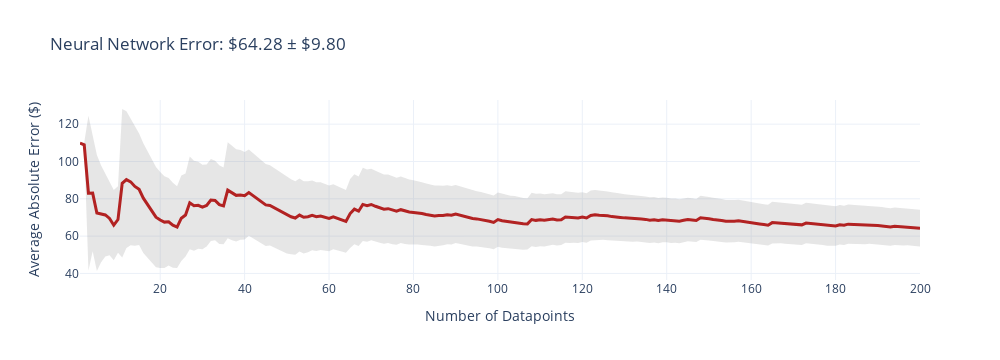
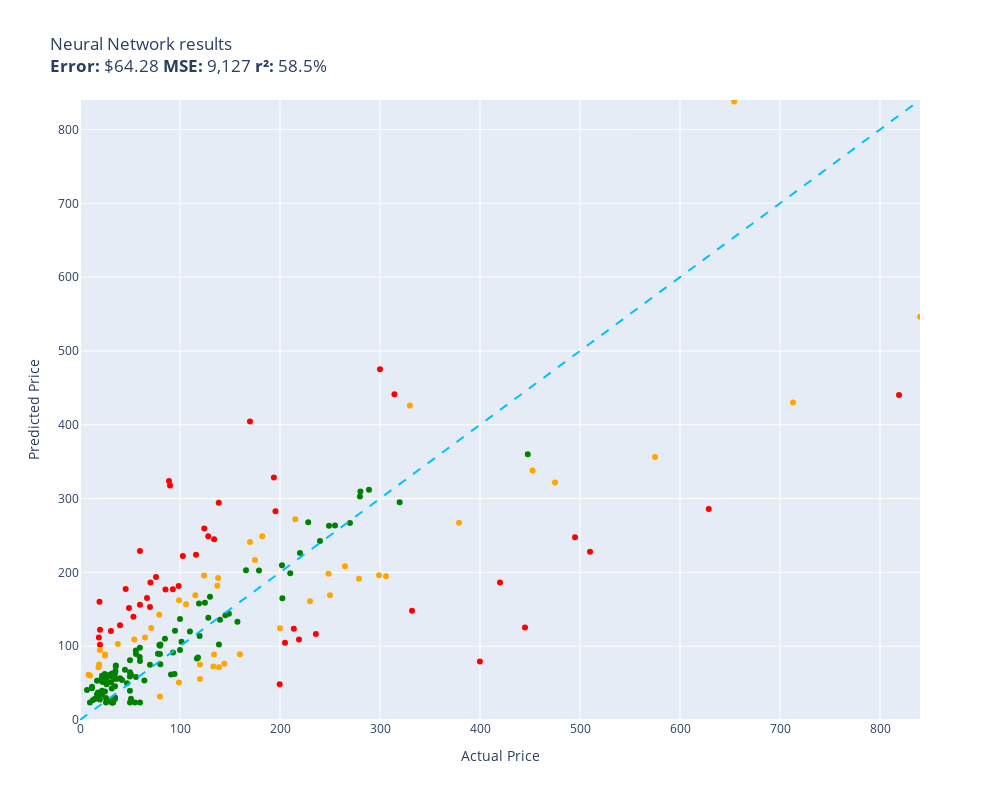

Notebook code cell kept with these figures, in order:
### Code cell
evaluate(neural_network, test)

### Figure 1 — Plotly figure (JSON) as saved in the notebook; plotly's stock layout.template omitted (floating-point values rounded to 4 significant figures; data arrays with more than 128 entries replaced by an {"elided": "..."} marker saying what was removed)
{"data": [{"fill": "toself", "fillcolor": "rgba(128,128,128,0.2)", "hoverinfo": "skip", "line": {"color": "rgba(255,255,255,0)"}, "name": "95% CI", "showlegend": false, "type": "scatter", "x": {"elided": "400 int values"}, "y": {"elided": "400 float values"}}, {"customdata": {"elided": "200x1 float values"}, "hovertemplate": "n=%{x}<br>Avg Error=$%{y:,.2f}<br>±95% CI=$%{customdata[0]:,.2f}<extra></extra>", "line": {"color": "firebrick", "width": 3}, "mode": "lines", "name": "Cumulative Avg Error", "type": "scatter", "x": {"elided": "200 int values"}, "y": {"elided": "200 float values"}}], "layout": {"height": 360, "showlegend": false, "title": {"text": "Neural Network Error: $64.28 ± $9.80"}, "width": 1000, "xaxis": {"title": {"text": "Number of Datapoints"}}, "yaxis": {"title": {"text": "Average Absolute Error ($)"}}}}

### Figure 2 — Plotly figure (JSON) as saved in the notebook; plotly's stock layout.template omitted (floating-point values rounded to 4 significant figures)
{"data": [{"customdata": [["Old Blood Noise Excess V2 Distortion Cho...\nGuess=$109.13 Actual=$219.00"], ["telpo Headlight Assembly Fit For 15 Camr...\nGuess=$224.03 Actual=$115.99"], ["EXMAX NG-10X Fresnel Lens Focusing Adapt...\nGuess=$153.08 Actual=$69.98"], ["Bam Trekking 3027SB Single Black Clarine...\nGuess=$148.17 Actual=$332.00"], ["Mini PC, Kinupute Desktop Computer E3-12...\nGuess=$247.70 Actual=$495.00"], ["Aolemi Oil Rubbed Bronze Single Function...\nGuess=$181.71 Actual=$98.65"], ["10GBase-LR SFP+ Transceiver, Handar 10GB...\nGuess=$122.31 Actual=$19.99"], ["Deco Mount Pro Tripod Microphone Stand w...\nGuess=$228.96 Actual=$59.95"], ["Canon EOS Rebel T7 Digital SLR Camera wi...\nGuess=$440.27 Actual=$819.00"], ["Travelpro Platinum Elite Slim Business L...\nGuess=$123.68 Actual=$213.83"], ["JRready ST6313 DT Deutsch Connector Kit,...\nGuess=$48.28 Actual=$199.68"], ["Projector, CRAZVIEW Projector with WiFi ...\nGuess=$139.89 Actual=$53.40"], ["Diversitech WG840585 Motor, (Ddb) 1/3Hp,...\nGuess=$245.01 Actual=$134.12"], ["MC: Pindicator (Dual Intensity Amber)\nGuess=$128.32 Actual=$40.00"], ["Sumerain S1339CM Double Handle Widesprea...\nGuess=$116.43 Actual=$235.86"], ["Poison Spyder 10-08-020 Rocker Knocker\nGuess=$285.84 Actual=$628.76"], ["DIMARZIO 204284 DP 163FBK Blues Bucker G...\nGuess=$317.67 Actual=$89.99"], ["Lighted Triangle Mirror Cabinet Bathroom...\nGuess=$125.38 Actual=$445.00"], ["BESTILL Wall Mounted Shower Faucet Set, ...\nGuess=$193.75 Actual=$76.00"], ["Engine Thermostat, Replace 19301-PAA-306...\nGuess=$111.61 Actual=$18.89"], ["Dell Optiplex 390 Desktop Computer i3 3....\nGuess=$259.34 Actual=$124.27"], ["LEGO Marvel Avengers War Machine Buster ...\nGuess=$156.24 Actual=$59.95"], ["KOHLER K-1185540-CP Assembly-Slider\nGuess=$177.46 Actual=$45.67"], ["Canon Sure Shot 90u 35mm Date Camera\nGuess=$79.37 Actual=$399.89"], ["AC Compressor & A/C Kit For BMW 335i 335...\nGuess=$441.23 Actual=$314.41"], ["Wilkinson LOW GAUSS Vintage Tone Strat S...\nGuess=$120.48 Actual=$30.93"], ["MXR Carbon Copy Deluxe Analog Delay Guit...\nGuess=$282.79 Actual=$195.50"], ["Ibanez M510OVS Acoustic Mandolin in Vint...\nGuess=$404.47 Actual=$169.99"], ["Chalkboard Name Badges with Magnetic Bac...\nGuess=$102.03 Actual=$19.95"], ["GENUINE VOLVO THERMOSTAT (3.0, 3.2) S60 ...\nGuess=$222.24 Actual=$102.85"], ["CradlePoint Compact Broadband Router (CB...\nGuess=$323.66 Actual=$89.00"], ["Pyle Wireless Rear View Backup Camera - ...\nGuess=$186.14 Actual=$70.45"], ["ECCPP Power Steering Pump for 2009-2010 ...\nGuess=$176.65 Actual=$85.48"], ["SP Air Corporation SP-8102BU 1/4-Inch He...\nGuess=$104.80 Actual=$204.99"], ["ROHL WSGUM3018WH Wire Sink Grids, White\nGuess=$248.90 Actual=$128.28"], ["Lorell Bell Chair Glide, 2.5\", Black\nGuess=$160.06 Actual=$19.50"], ["4 Inches Rolled Muffler Tip Catback Exha...\nGuess=$328.58 Actual=$193.88"], ["Competition Clutch Disc and Pressure Pla...\nGuess=$227.95 Actual=$510.00"], ["A-Premium Front Suspension Steering Knuc...\nGuess=$151.61 Actual=$48.99"], ["Pacific Drums PDCM1618TTRB 16 x 18 Inche...\nGuess=$186.14 Actual=$419.99"], ["Blanco 230966 Valea Stainless Steel Sink...\nGuess=$177.27 Actual=$92.88"], ["HP Laserjet 2100 Laser Printer W/Test Pr...\nGuess=$475.25 Actual=$299.98"], ["KZ ZS10 Pro in Ear Monitor Headphone KZ ...\nGuess=$165.12 Actual=$66.99"], ["Garmin 010-12402-10 GT15M-TM Transom-Mou...\nGuess=$294.43 Actual=$138.74"]], "hovertemplate": "%{customdata[0]}<extra></extra>", "legendgroup": "red", "marker": {"color": "red", "size": 6, "symbol": "circle"}, "mode": "markers", "name": "red", "orientation": "v", "showlegend": true, "type": "scatter", "x": [219.0, 116.0, 69.98, 332.0, 495.0, 98.65, 19.99, 59.95, 819.0, 213.8, 199.7, 53.4, 134.1, 40.0, 235.9, 628.8, 89.99, 445.0, 76.0, 18.89, 124.3, 59.95, 45.67, 399.9, 314.4, 30.93, 195.5, 170.0, 19.95, 102.8, 89.0, 70.45, 85.48, 205.0, 128.3, 19.5, 193.9, 510.0, 48.99, 420.0, 92.88, 300.0, 66.99, 138.7], "xaxis": "x", "y": [109.1, 224.0, 153.1, 148.2, 247.7, 181.7, 122.3, 229.0, 440.3, 123.7, 48.28, 139.9, 245.0, 128.3, 116.4, 285.8, 317.7, 125.4, 193.8, 111.6, 259.3, 156.2, 177.5, 79.37, 441.2, 120.5, 282.8, 404.5, 102.0, 222.2, 323.7, 186.1, 176.7, 104.8, 248.9, 160.1, 328.6, 227.9, 151.6, 186.1, 177.3, 475.3, 165.1, 294.4], "yaxis": "y"}, {"customdata": [["NewPower99 Battery Kit for Samsung Galax...\nGuess=$23.80 Actual=$54.95"], ["Stand for Raven Pro Document Scanner - P...\nGuess=$59.73 Actual=$29.85"], ["8544771 Dryer Heating Element, 279816 Th...\nGuess=$72.46 Actual=$35.74"], ["LOVE MEI Galaxy S10 Lite Case, Military ...\nGuess=$23.65 Actual=$32.98"], ["GJY Portable TV,10.6 inch Mini TV for AT...\nGuess=$101.52 Actual=$79.36"], ["LD Products Compatible Toner Cartridge R...\nGuess=$64.60 Actual=$49.98"], ["APS iBoard 6-inch Aluminum (Black Powder...\nGuess=$198.88 Actual=$210.23"], ["PEMP E65 E66 CDC Simulate Optical Fiber ...\nGuess=$157.70 Actual=$119.00"], ["HK SYSTEMS 13\" Heavy Duty Black \"Push\" O...\nGuess=$109.95 Actual=$84.95"], ["June Garden 12\" Sweet Dolly Charlotte - ...\nGuess=$53.96 Actual=$19.99"], ["KOMPUTERBAY 4GB 2X 2GB DDR2 1066MHz PC2-...\nGuess=$75.64 Actual=$80.34"], ["Evergreen HSHB2005 Cylinder Head Gasket ...\nGuess=$85.24 Actual=$59.69"], ["Task T24287 Roman Ogee Router Bit with 1...\nGuess=$94.30 Actual=$55.88"], ["15\" Locking Shower Head Extension Arm in...\nGuess=$89.38 Actual=$79.95"], ["Mylites+ Standard Comic Book Mylar Sleev...\nGuess=$45.67 Actual=$34.99"], ["Tidal Front + Rear Fender Flares 4PC Poc...\nGuess=$263.66 Actual=$254.99"], ["Dakota Alert MURS Alert Probe Sensor - M...\nGuess=$226.31 Actual=$219.99"], ["152MM Hole Saws M42 Bi-Metal High Speed ...\nGuess=$37.11 Actual=$17.99"], ["Baseball Backpacks Large 18 Inch Bookbag...\nGuess=$42.52 Actual=$31.77"], ["Wenger City Upgrade Laptop Backpack with...\nGuess=$141.87 Actual=$145.42"], ["AUTOFREE LED Tail Lights Assembly Compat...\nGuess=$209.82 Actual=$201.99"], ["Adams Check Payment and Deposit Register...\nGuess=$66.22 Actual=$35.49"], ["3D Tree Hole Branches 075 Stair Risers D...\nGuess=$166.90 Actual=$129.99"], ["Fjallraven, Kanken Laptop 15\" Backpack f...\nGuess=$113.83 Actual=$119.65"], ["Retevis RT68 Soft Earhook Walkie Talkie ...\nGuess=$40.80 Actual=$6.99"], ["Evan-Fischer Front Bumper Cover Compatib...\nGuess=$164.93 Actual=$202.38"], ["Laisomeke Waterproof Junction Box, Unive...\nGuess=$43.05 Actual=$11.99"], ["Webcem Solar Shed Light Outdoor Indoor, ...\nGuess=$89.69 Actual=$77.96"], ["Festool 492370 Platin 2 S1000 Grit 6-Inc...\nGuess=$61.60 Actual=$91.00"], ["Western Digital Enterprise RE4-GP 2TB SA...\nGuess=$119.96 Actual=$109.95"], ["VLAND LED Smoked Taillights Compatible F...\nGuess=$242.62 Actual=$239.99"], ["PM Auto Front Right Quick Complete Strut...\nGuess=$158.85 Actual=$124.94"], ["Tablet PC Cover Compatible with Lenovo T...\nGuess=$23.65 Actual=$31.61"], ["Miyaya@ Funny Animal Masks Collection fo...\nGuess=$34.99 Actual=$16.99"], ["Trail Gear Twin Stick Kit for Top Shift ...\nGuess=$302.88 Actual=$279.92"], ["Ultra Duster Canned Air Net 10 Oz 6-Pack\nGuess=$58.78 Actual=$49.90"], ["Beck/Arnley 0421945 Air Filter\nGuess=$73.83 Actual=$35.87"], ["IQShield Screen Protector Compatible wit...\nGuess=$23.65 Actual=$9.95"], ["Liberty Imports 12 Pack: US Military Toy...\nGuess=$53.10 Actual=$16.98"], ["Satco S9596, 4 Count (Pack of 1), 4.18\nGuess=$45.15 Actual=$12.00"], ["Ceramic Talavera Mexican Tile 4x4\", 9 Pi...\nGuess=$61.30 Actual=$29.95"], ["Intrepid International Dressage Letters-...\nGuess=$52.15 Actual=$26.99"], ["KUNN Small Electrician Tool Pouch Utilit...\nGuess=$39.77 Actual=$21.99"], ["Trim Kit for 2-handle Shower & Tub Valve...\nGuess=$120.83 Actual=$94.99"], ["iPhone 12/12 Pro Nicaragua Guardabarranc...\nGuess=$27.90 Actual=$19.97"], ["Replacement Remote Control for PANASONIC...\nGuess=$28.41 Actual=$34.95"], ["Pioneer 2AM401-BN Two Handle Kitchen Fau...\nGuess=$267.95 Actual=$228.22"], ["LSSAGOON Backpack for Women Teen Kids Gi...\nGuess=$55.48 Actual=$33.99"], ["Grey Pneumatic 1311SD Impact Socket Set\nGuess=$132.96 Actual=$157.43"], ["Aeromotive 13304 Regulator, X1 Adjustabl...\nGuess=$267.06 Actual=$269.95"], ["4LT LUMINETTE Vanity Opal GLS BSN\nGuess=$94.80 Actual=$99.99"], ["4pc Wheel Spacers Adapters 4\" (2inch Per...\nGuess=$83.45 Actual=$116.95"], ["GE RPWF SmartWater Comparable Refrigerat...\nGuess=$55.81 Actual=$36.99"], ["MGP Caliper Covers 39011SACURD Red Powde...\nGuess=$263.03 Actual=$249.00"], ["LSI Broadcom SAS 9300-8i 8-port 12Gb/s S...\nGuess=$84.71 Actual=$118.00"], ["NewFantasia Replacement Audio Cable with...\nGuess=$51.07 Actual=$31.00"], ["MONOCARBON Forged Carbon Fiber Case for ...\nGuess=$23.65 Actual=$59.99"], ["DuraGo 29515020 Front Hub Assembly\nGuess=$138.38 Actual=$128.34"], ["Berta (6 Pieces) 1-1/4 inch Overlay, 90 ...\nGuess=$62.30 Actual=$24.66"], ["Linkloos Solar Street Lights Outdoor Wat...\nGuess=$89.46 Actual=$55.99"], ["USB Charger, CIVIE High Speed 60W Multip...\nGuess=$29.03 Actual=$15.99"], ["Cardone 84-58642 New HEI Electronic Dist...\nGuess=$203.04 Actual=$165.99"], ["Hp Pavilion P7-1257c Motherboard Aahd3-h...\nGuess=$98.04 Actual=$59.86"], ["Kastar Battery Pack Replacement for Sony...\nGuess=$33.36 Actual=$19.99"], ["18 Inch White Undermount Kitchen Sink - ...\nGuess=$202.62 Actual=$179.00"], ["New Replacement seat cover fits Yamaha M...\nGuess=$102.28 Actual=$138.95"], ["AZX Stylus Pencil for Apple iPad Pro 202...\nGuess=$26.45 Actual=$29.99"], ["Raspberry Pi 3 Model B+ Aluminum Case Me...\nGuess=$28.95 Actual=$14.99"], ["Skullcandy Hesh Evo Bluetooth Headphones...\nGuess=$74.85 Actual=$69.99"], ["LCD Screen for Dell Inspiron 17R 17.3\" H...\nGuess=$53.39 Actual=$64.37"], ["Diversitech UC2436-3 Ultralite Condenser...\nGuess=$102.20 Actual=$80.39"], ["CTLAMP XL-2100 Professional Quality XL-2...\nGuess=$62.93 Actual=$32.00"], ["200 ' feet True 14 Gauge AWG CCA Speaker...\nGuess=$68.13 Actual=$44.95"], ["200 Couples Conversation Cards - Enjoy B...\nGuess=$23.65 Actual=$32.97"], ["The Puppet Company - Carpet-Unicorn, Whi...\nGuess=$31.60 Actual=$19.00"], ["KYX Racing Hardened Steel Center Drive S...\nGuess=$49.92 Actual=$46.99"], ["StonKraft Brass Chess Board Game Set wit...\nGuess=$135.77 Actual=$140.00"], ["OEM Samsung Remote Control Shipped with ...\nGuess=$58.16 Actual=$56.00"], ["Venom Power Terra Hunter R/T+ R/T All-Te...\nGuess=$295.03 Actual=$319.65"], ["Custom Engagement Logo Desk Embosser Sea...\nGuess=$39.65 Actual=$49.95"], ["Audio Techinca ATW-T1002 System 10 Handh...\nGuess=$312.01 Actual=$289.00"], ["520 Pieces Christmas Envelope Seal Stick...\nGuess=$23.65 Actual=$25.99"], ["LD Compatible Ink Cartridge Replacement ...\nGuess=$54.14 Actual=$41.99"], ["BestPricedDecals Wine A BIT, You'll Feel...\nGuess=$27.24 Actual=$12.98"], ["VATOS 4 Packs Bubble Machine Gun for Kid...\nGuess=$58.85 Actual=$22.88"], ["Steering Wheel, Carbon Fiber Automotive ...\nGuess=$359.93 Actual=$447.74"], ["BXYJY for Samsung Galaxy Z Fold 3 Case w...\nGuess=$23.65 Actual=$49.99"], ["VONADO Space Wars Colonial Viper MK1 Bui...\nGuess=$56.70 Actual=$39.99"], ["Disney Princess Sparkling Princess Sleep...\nGuess=$57.47 Actual=$24.95"], ["sabermaster TCG Playmat yugioh playmat T...\nGuess=$34.42 Actual=$21.99"], ["Star Wars Die-Cast Metal TITANIUM Series...\nGuess=$51.41 Actual=$22.70"], ["DuraGo BR5330 Front Vented Disc Brake Ro...\nGuess=$105.92 Actual=$101.51"], ["Vinyl Soft Top Roll-up Adjustable Truck ...\nGuess=$143.92 Actual=$148.88"], ["Glovion Music Stand Light, Clip On Piano...\nGuess=$60.18 Actual=$27.99"], ["Samsung DA97-07603B Freezer Ice Maker As...\nGuess=$91.54 Actual=$93.02"], ["Intex River Run Connect Lounge (Four)\nGuess=$62.33 Actual=$94.49"], ["Think Gizmos Build Your Own Robot Toys f...\nGuess=$38.63 Actual=$24.95"], ["Viola Bow 4/4 Full Size Carbon Fiber (Bl...\nGuess=$80.94 Actual=$49.99"], ["VTech Strum and Jam Kidi Musical Guitar ...\nGuess=$60.11 Actual=$21.99"], ["Fender Hendrix Voodoo Child Coiled Instr...\nGuess=$80.06 Actual=$59.99"], ["W11130208 W10695459 Refrigerator LED Mod...\nGuess=$48.31 Actual=$26.59"], ["Jada Toys Ryan's World Combo Panda Airli...\nGuess=$62.86 Actual=$34.94"], ["Pyle 2x120 Watt Home Audio Speaker Power...\nGuess=$61.78 Actual=$50.92"], ["STICKGOO Peel and Stick Backsplash for K...\nGuess=$30.47 Actual=$34.99"], ["Fitness Center Gym Room Weight Train Dua...\nGuess=$136.69 Actual=$99.99"], ["MonMount Triple Monitor Stand Freestandi...\nGuess=$100.76 Actual=$79.99"], ["For Volvo C70 S70 V70 V40 S40 AC Compres...\nGuess=$309.56 Actual=$280.41"], ["Refresh NSF-53 Premium Replacement Refri...\nGuess=$28.74 Actual=$50.99"], ["NICKSTON Red Sparkling Glitter Slim Band...\nGuess=$29.78 Actual=$25.99"]], "hovertemplate": "%{customdata[0]}<extra></extra>", "legendgroup": "green", "marker": {"color": "green", "size": 6, "symbol": "circle"}, "mode": "markers", "name": "green", "orientation": "v", "showlegend": true, "type": "scatter", "x": [54.95, 29.85, 35.74, 32.98, 79.36, 49.98, 210.2, 119.0, 84.95, 19.99, 80.34, 59.69, 55.88, 79.95, 34.99, 255.0, 220.0, 17.99, 31.77, 145.4, 202.0, 35.49, 130.0, 119.7, 6.99, 202.4, 11.99, 77.96, 91.0, 110.0, 240.0, 124.9, 31.61, 16.99, 279.9, 49.9, 35.87, 9.95, 16.98, 12.0, 29.95, 26.99, 21.99, 94.99, 19.97, 34.95, 228.2, 33.99, 157.4, 269.9, 99.99, 117.0, 36.99, 249.0, 118.0, 31.0, 59.99, 128.3, 24.66, 55.99, 15.99, 166.0, 59.86, 19.99, 179.0, 138.9, 29.99, 14.99, 69.99, 64.37, 80.39, 32.0, 44.95, 32.97, 19.0, 46.99, 140.0, 56.0, 319.6, 49.95, 289.0, 25.99, 41.99, 12.98, 22.88, 447.7, 49.99, 39.99, 24.95, 21.99, 22.7, 101.5, 148.9, 27.99, 93.02, 94.49, 24.95, 49.99, 21.99, 59.99, 26.59, 34.94, 50.92, 34.99, 99.99, 79.99, 280.4, 50.99, 25.99], "xaxis": "x", "y": [23.8, 59.73, 72.46, 23.65, 101.5, 64.6, 198.9, 157.7, 110.0, 53.96, 75.64, 85.24, 94.3, 89.38, 45.67, 263.7, 226.3, 37.11, 42.52, 141.9, 209.8, 66.22, 166.9, 113.8, 40.8, 164.9, 43.05, 89.69, 61.6, 120.0, 242.6, 158.9, 23.65, 34.99, 302.9, 58.78, 73.83, 23.65, 53.1, 45.15, 61.3, 52.15, 39.77, 120.8, 27.9, 28.41, 268.0, 55.48, 133.0, 267.1, 94.8, 83.45, 55.81, 263.0, 84.71, 51.07, 23.65, 138.4, 62.3, 89.46, 29.03, 203.0, 98.04, 33.36, 202.6, 102.3, 26.45, 28.95, 74.85, 53.39, 102.2, 62.93, 68.13, 23.65, 31.6, 49.92, 135.8, 58.16, 295.0, 39.65, 312.0, 23.65, 54.14, 27.24, 58.85, 359.9, 23.65, 56.7, 57.47, 34.42, 51.41, 105.9, 143.9, 60.18, 91.54, 62.33, 38.63, 80.94, 60.11, 80.06, 48.31, 62.86, 61.78, 30.47, 136.7, 100.8, 309.6, 28.74, 29.78], "yaxis": "y"}, {"customdata": [["RBC12-UPC Replacement Battery Cartridge ...\nGuess=$160.77 Actual=$229.99"], ["SuppliesOutlet Compatible Toner Cartridg...\nGuess=$76.18 Actual=$144.29"], ["ACDelco GM Original Equipment FW339 Fron...\nGuess=$271.88 Actual=$215.33"], ["Pump Head TBVECHI 175PSI 4KW 5.5HP 21CFM...\nGuess=$426.03 Actual=$329.90"], ["Bam France 2002XL Contoured Hightech Bla...\nGuess=$430.17 Actual=$713.00"], ["Metabo HPT 36V MultiVolt™ Cordless Rotar...\nGuess=$267.40 Actual=$379.00"], ["46mm Digital Pro High-Resolution Close-U...\nGuess=$94.89 Actual=$19.99"], ["Innovative Percussion CB-6 Chamois Bass ...\nGuess=$108.99 Actual=$54.32"], ["Panasonic KX-TG6511B DECT 6.0 PLUS Expan...\nGuess=$142.51 Actual=$79.20"], ["Intermatic PX300 12V 300W Transformer wi...\nGuess=$88.66 Actual=$134.00"], ["CORSAIR Dominator Platinum RGB 32GB (2x1...\nGuess=$195.88 Actual=$124.00"], ["SKB iSeries 3i-13096-6KP Case for BlackM...\nGuess=$216.74 Actual=$174.99"], ["DEWALT 20V MAX* XR Impact Driver with Bl...\nGuess=$338.12 Actual=$452.53"], ["Clementoni 39132.5 Jigsaw Puzzle 1,000 P...\nGuess=$31.72 Actual=$79.95"], ["GanFindX Portable Car Hand Controls for ...\nGuess=$89.00 Actual=$159.90"], ["Scranton & Co 3 Drawer Mobile File Cabin...\nGuess=$168.87 Actual=$115.35"], ["Southwire 120V/15A Right Angle User Atta...\nGuess=$103.10 Actual=$37.87"], ["DALDED LED Light Kit for Lego Sonic Gree...\nGuess=$88.72 Actual=$24.99"], ["KOHLER 18865-CP Filtered Water Faucet, P...\nGuess=$321.68 Actual=$475.00"], ["Neporal Full Spectrum Light Bulb, 6000K ...\nGuess=$71.53 Actual=$18.59"], ["Pidoko Kids Train Table, Grey with 90 Pc...\nGuess=$55.45 Actual=$119.97"], ["Marvel Legends Series X-Men 6-Inch Archa...\nGuess=$50.97 Actual=$98.95"], ["ANZO USA 111207 GMC SIERRA 99-06 / YUKON...\nGuess=$249.10 Actual=$182.28"], ["Kingston Brass KS269SN Kingston Clawfoot...\nGuess=$194.60 Actual=$305.99"], ["EMART Photography C Stand with Boom Arm,...\nGuess=$75.07 Actual=$119.99"], ["KS K-STORM Replacement Silicone Mushroom...\nGuess=$61.37 Actual=$8.50"], ["Walker Exhaust Ultra EPA 16478 Direct Fi...\nGuess=$356.34 Actual=$574.99"], ["Urth 62mm UV, Circular Polarizing (CPL),...\nGuess=$71.56 Actual=$139.00"], ["Royal Designs, Inc. Decorative Abundant ...\nGuess=$87.33 Actual=$24.95"], ["Mikrotik RB3011UIAS-RM RouterBOARD 10xGi...\nGuess=$196.07 Actual=$299.00"], ["Universal Power Group 12V 100Ah Sealed L...\nGuess=$124.44 Actual=$199.99"], ["Auertech Portable Washing Machine, 14lbs...\nGuess=$162.21 Actual=$98.99"], ["Amana Tool - SC587 Carbide Tipped 3-Wing...\nGuess=$124.60 Actual=$71.23"], ["Evan Fischer Radiator Cooling Fan Assemb...\nGuess=$181.91 Actual=$137.34"], ["UPR Mach 1 Chin Spoiler Fits 94-98 Musta...\nGuess=$111.72 Actual=$64.99"], ["ASUS VY279HE-W 27” 1080P Monitor - White...\nGuess=$192.35 Actual=$138.10"], ["Music Hall pa15.3 MM/MC Phono Preamplifi...\nGuess=$168.99 Actual=$250.00"], ["APS iBoard (304 Stainless Steel Polished...\nGuess=$208.16 Actual=$264.95"], ["KUNFINE Android Radio CarPlay & Android ...\nGuess=$156.95 Actual=$106.00"], ["Baumgartens Sicurix Blank PVC ID Cards (...\nGuess=$75.34 Actual=$19.11"], ["VIPMOTOZ Sequential Turn Signal Premium ...\nGuess=$191.44 Actual=$278.94"], ["Dell XPS 13 9343-2727SLV 13.3\" Full HD S...\nGuess=$546.45 Actual=$839.99"], ["Replacement Remote Control fit for Sony ...\nGuess=$60.29 Actual=$9.99"], ["Empava 24\" Single Wall Ovens 10 Cooking ...\nGuess=$838.02 Actual=$654.14"], ["PowerSport Front Rear Brakes and Rotors ...\nGuess=$198.08 Actual=$248.51"], ["Targus CityGear Durable Backpack, Black,...\nGuess=$72.48 Actual=$133.43"], ["Xiaomi Redmi 10 2022 NFC 4G LTE (128GB +...\nGuess=$241.11 Actual=$169.99"]], "hovertemplate": "%{customdata[0]}<extra></extra>", "legendgroup": "orange", "marker": {"color": "orange", "size": 6, "symbol": "circle"}, "mode": "markers", "name": "orange", "orientation": "v", "showlegend": true, "type": "scatter", "x": [230.0, 144.3, 215.3, 329.9, 713.0, 379.0, 19.99, 54.32, 79.2, 134.0, 124.0, 175.0, 452.5, 79.95, 159.9, 115.3, 37.87, 24.99, 475.0, 18.59, 120.0, 98.95, 182.3, 306.0, 120.0, 8.5, 575.0, 139.0, 24.95, 299.0, 200.0, 98.99, 71.23, 137.3, 64.99, 138.1, 250.0, 264.9, 106.0, 19.11, 278.9, 840.0, 9.99, 654.1, 248.5, 133.4, 170.0], "xaxis": "x", "y": [160.8, 76.18, 271.9, 426.0, 430.2, 267.4, 94.89, 109.0, 142.5, 88.66, 195.9, 216.7, 338.1, 31.72, 89.0, 168.9, 103.1, 88.72, 321.7, 71.53, 55.45, 50.97, 249.1, 194.6, 75.07, 61.37, 356.3, 71.56, 87.33, 196.1, 124.4, 162.2, 124.6, 181.9, 111.7, 192.3, 169.0, 208.2, 156.9, 75.34, 191.4, 546.4, 60.29, 838.0, 198.1, 72.48, 241.1], "yaxis": "y"}, {"hoverinfo": "skip", "line": {"color": "deepskyblue", "dash": "dash", "width": 2}, "mode": "lines", "name": "y = x", "showlegend": false, "type": "scatter", "x": [0, 840.0], "y": [0, 840.0]}], "layout": {"height": 800, "legend": {"title": {"text": "color"}, "tracegroupgap": 0}, "showlegend": false, "title": {"text": "Neural Network results<br><b>Error:</b> $64.28 <b>MSE:</b> 9,127 <b>r²:</b> 58.5%"}, "width": 1000, "xaxis": {"anchor": "y", "domain": [0, 1], "range": [0, 840.0], "title": {"text": "Actual Price"}}, "yaxis": {"anchor": "x", "domain": [0, 1], "range": [0, 840.0], "title": {"text": "Predicted Price"}}}}
